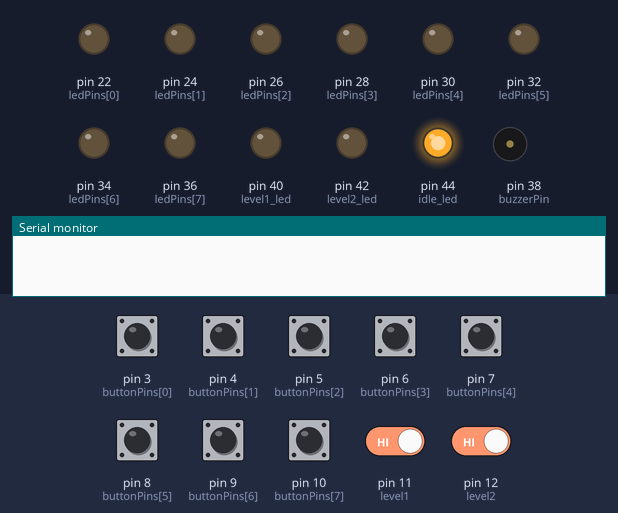
The sketch below on a simulated Arduino Mega 2560, built with avr-gcc and run on an emulated ATmega2560. Parts: output pins drawn as LEDs (lit = HIGH), buzzer (waves = sounding, pin HIGH), the last lines printed to the serial monitor. The test bench sets the inputs (shaded band); at power-on: pin 3 (buttonPins[0]), pin 4 (buttonPins[1]), pin 5 (buttonPins[2]), pin 6 (buttonPins[3]), pin 7 (buttonPins[4]), pin 8 (buttonPins[5]), pin 9 (buttonPins[6]), pin 10 (buttonPins[7]), pin 11 (level1), pin 12 (level2) HIGH. Random numbers use the default seed unless the sketch sets one.

Above: at 1.2 s.
1.3 s: pin 11 (level1) driven LOW
At 1.9 s:
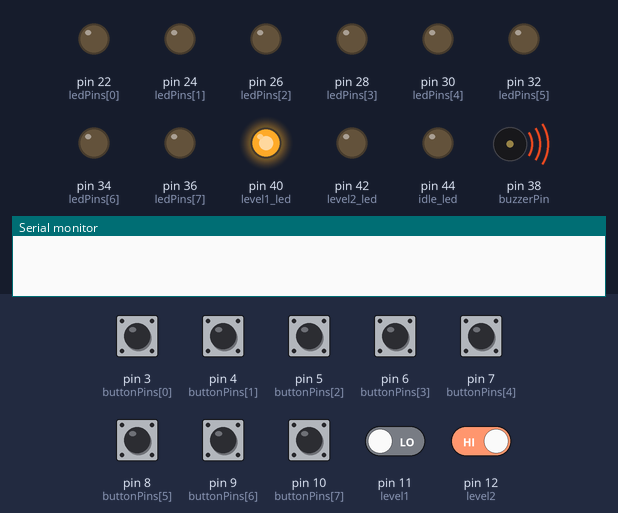
At 9.9 s:
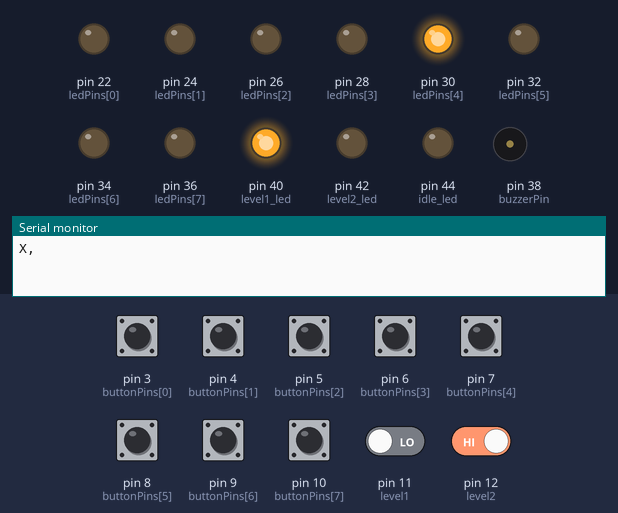
Timing chart, 0 to 43.3 s (numbered marks = the images above; inputs shaded):
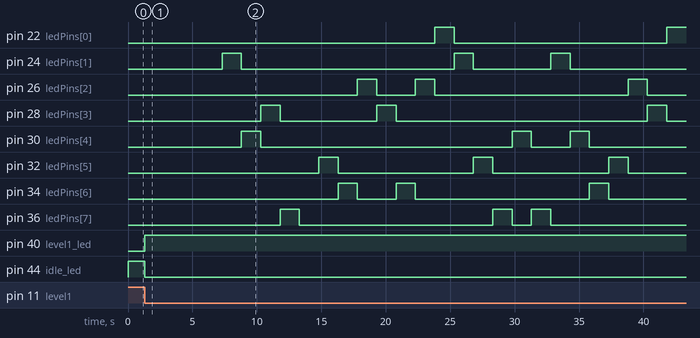

Measured:
- after the input at 1.3 s, pin 22 (ledPins[0]): LOW → HIGH after 22.5 s, → LOW 1.5 s later, → HIGH 16.5 s later; pin 24 (ledPins[1]): goes HIGH 1.5 s, LOW 16.5 s, HIGH 1.5 s, LOW 6.0 s, HIGH 1.5 s, then LOW, starting after 6.0 s

The sketch:

Reaction_Test_1.ino
```cpp
//======================INITIALIZATION======================================
const int numButtons = 8;   // Jumlah tombol
const int level1 = 11;  // Pin tombol LEVEL 1
const int level2 = 12;  // Pin tombol LEVEL 2
const int buzzerPin = 38;  // Pin buzzer
const int level1_led = 40;  // pin indikator LED level 1
const int level2_led = 42;  // pin indikator LED level 2
const int idle_led = 44;  // pin indikator LED Idle
const int buttonPins[numButtons] = {3, 4, 5, 6, 7, 8, 9, 10};  // Pin tombol
const int ledPins[numButtons] = {22, 24, 26, 28, 30, 32, 34, 36};  // Pin LED

int currentButton = -1;  // Tombol yang sedang aktif
unsigned long previousMillis = 0;  // Variabel untuk menyimpan waktu sebelumnya
unsigned long interval;  // Interval perpindahan tombol dalam milidetik (3 detik)
unsigned long startTime = 0;  // Waktu mulai latihan
unsigned long elapsedTime = 0;  // Waktu yang telah berlalu sejak latihan dimulai
unsigned long detik,menit,milidetik;
int benar,salah;

bool flag = false;
bool isTrainingStarted = false;  // Status latihan dimulai
bool level1_state = false;
bool level2_state = false;


int benarButtons[100]; // Array untuk menyimpan nomor tombol yang ditekan dengan benar
unsigned long benarTimes[100]; // Array untuk menyimpan waktu tombol ditekan dengan benar
// unsigned long benarTimes[numButtons]; // Array untuk menyimpan waktu tombol ditekan dengan benar

int angkaMuncul[8] = {1, 2, 3, 4, 5, 6, 7,8};
int jumlahAngka = sizeof(angkaMuncul) / sizeof(angkaMuncul[0]);

//========================DONE==========================================


//=========================FUNCTION====================================
void startTraining() {
  startTime = millis();  // Mendapatkan waktu mulai latihan
  elapsedTime = 0;  // Mengatur waktu yang telah berlalu menjadi 0
  previousMillis = startTime;  // Menyimpan waktu mulai latihan sebagai waktu sebelumnya
  isTrainingStarted = true;
  resetLEDs();
  benar = 0;
  salah = 0;
}

void resetLEDs() {
  for (int i = 0; i < numButtons; i++) {
    digitalWrite(ledPins[i], LOW);  // Mematikan semua LED
  }
}

int getRandomButton() {
  if (jumlahAngka == 0) {
    resetArray();
  }

  int indeksAcak = random(jumlahAngka);  // Memilih indeks acak dari 0 hingga jumlahAngka
  int buttonIndex = angkaMuncul[indeksAcak];  // Mendapatkan indeks tombol acak
  angkaMuncul[indeksAcak] = angkaMuncul[jumlahAngka - 1];  // Mengganti angka acak dengan angka terakhir dalam array
  jumlahAngka--;  // Mengurangi jumlah angka yang tersisa

  return buttonIndex;
}


void resetArray() {
  // Mengisi kembali array angkaMuncul dengan angka dari 0 hingga 10
  for (int i = 0; i <= numButtons; i++) {
    angkaMuncul[i] = i;
  }
  jumlahAngka = sizeof(angkaMuncul) / sizeof(angkaMuncul[0]);
}


void playBuzzer() {
  unsigned long buzzerStartTime = millis();
  while (millis() - buzzerStartTime < 3000) {
    for (int i = 0; i < 3; i++) {
      digitalWrite(buzzerPin, HIGH);  // Menyalakan buzzer
      delay(1000);
      digitalWrite(buzzerPin, LOW);  // Mematikan buzzer
      delay(1000);
    }
  }
}

//===========================DONE=====================================


// ================================================================
// ===                      INITIAL SETUP                       ===
// ================================================================

void setup() {
  Serial.begin(9600);  // Inisialisasi Serial Monitor
  pinMode(idle_led, OUTPUT);
  digitalWrite(idle_led, HIGH);
  pinMode(level1_led, OUTPUT);
  pinMode(level2_led, OUTPUT);
  pinMode(buzzerPin, OUTPUT);
  pinMode(level1, INPUT_PULLUP);  // Mengatur pin tombol start sebagai input dengan pull-up resistor internal
  pinMode(level2, INPUT_PULLUP);  // Mengatur pin tombol start sebagai input dengan pull-up resistor internal
  for (int i = 0; i < numButtons; i++) {
    pinMode(buttonPins[i], INPUT_PULLUP);  // Mengatur pin tombol sebagai input dengan pull-up resistor internal
    pinMode(ledPins[i], OUTPUT);  // Mengatur pin LED sebagai output
  }

  randomSeed(analogRead(0));  // Mengatur seed angka acak menggunakan nilai acak dari pin analog
}


// ================================================================
// ===                    MAIN PROGRAM LOOP                     ===
// ================================================================

void loop() {

  // cek tombol level 1
  if (!isTrainingStarted && digitalRead(level1) == LOW && level1_state ==false) {  // Memeriksa apakah tombol start ditekan untuk memulai latihan
      digitalWrite(idle_led, LOW);
      digitalWrite(level1_led,HIGH);
      playBuzzer();
      startTraining();  // Memulai latihan jika tombol level1 ditekan
      interval = 1500;
      level2_state = true;
  }


  // cek tombol level 2
  if (!isTrainingStarted && digitalRead(level2) == LOW && level2_state ==false) {  // Memeriksa apakah tombol start ditekan untuk memulai latihan
      digitalWrite(idle_led, LOW);
      digitalWrite(level2_led,HIGH);
      playBuzzer();
      startTraining();  // Memulai latihan jika tombol level2 ditekan
      interval = 700;
      level1_state = true;
  }

  if (isTrainingStarted) {
    unsigned long currentMillis = millis();  // Mendapatkan waktu sekarang
    elapsedTime = currentMillis - startTime;  // Menghitung waktu yang telah berlalu
  //  Serial.println(elapsedTime);Serial.print(",");
    if (elapsedTime - previousMillis >= interval) {
      previousMillis = elapsedTime;  // Menyimpan waktu sekarang sebagai waktu sebelumnya

      if (currentButton != -1 && elapsedTime >= interval) {
        Serial.print("X");  // Mencetak "false" pada Serial Monitor jika tidak menekan tombol dalam interval perpindahan tombol
        Serial.println(",");
        currentButton = -1;  // Menandakan tidak ada tombol yang aktif
        salah++;
        resetLEDs();
      }

      if (currentButton == -1) {
        currentButton = getRandomButton();  // Memilih tombol acak yang harus ditekan

        digitalWrite(ledPins[currentButton], HIGH);  // Menyalakan LED pada tombol yang harus ditekan
      }
    }


    for (int i = 0; i < numButtons; i++) {
      if (digitalRead(buttonPins[i]) == LOW && currentButton == i) {
        unsigned long buttonTime = elapsedTime;  // Mendapatkan waktu saat tombol ditekan
        menit = (buttonTime / 1000) / 60;
        detik = (buttonTime/ 1000) % 60;
        milidetik = buttonTime % 1000;
        // Menampilkan waktu tombol ditekan di Serial Monitor
        Serial.print("O");Serial.print(",");
        Serial.print(menit);Serial.print(":");Serial.print(detik);Serial.print(":");Serial.print(milidetik);Serial.print(",");Serial.print("Tombol:");Serial.println(i+1);
        benar++;
        digitalWrite(ledPins[currentButton], LOW);  // Mematikan LED pada tombol yang telah ditekan
        currentButton = -1;  // Menandakan tidak ada tombol yang aktif
        benarButtons[benar] = i + 1; // Menyimpan nomor tombol yang ditekan dengan benar ke dalam array benarButtons
        benarTimes[benar] = buttonTime; // Menyimpan waktu tombol ditekan dengan benar ke dalam array benarTimes

        break;
      }
    }

    if (elapsedTime >= 60000) {  // Jika waktu latihan mencapai 60 detik, latihan selesai
      isTrainingStarted = false;
      digitalWrite(idle_led, HIGH);
      digitalWrite(level1_led,LOW);
      digitalWrite(level2_led,LOW);
      resetLEDs();
      resetArray();
      level1_state = false;
      level2_state = false;
      Serial.print("HASIL:");Serial.print(",");Serial.print("Tombol O:"); Serial.print(benar);Serial.print(",");Serial.print("Tombol X:");Serial.println(salah);
      Serial.println("RESULT O BUTTON");
      for (int i = 1; i <= benar; i++) {
        Serial.print("Tombol:");
        Serial.print(benarButtons[i]);
        menit = (benarTimes[i] / 1000) / 60;
        detik = (benarTimes[i]/ 1000) % 60;
        milidetik = benarTimes[i] % 1000;
        Serial.print(",");
        // Serial.println(benarTimes[i]);
        Serial.print(menit);Serial.print(":");Serial.print(detik);Serial.print(":");Serial.println(milidetik);
      }
    }
  }
}
```
